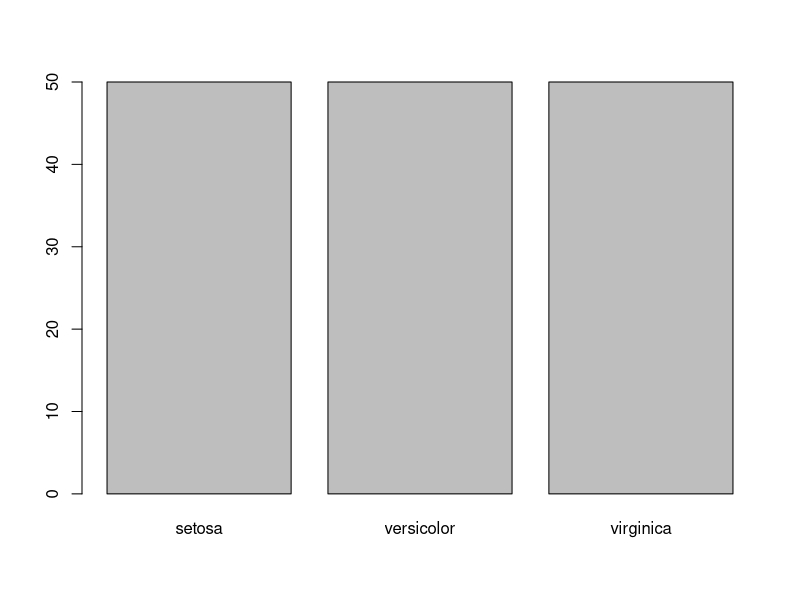
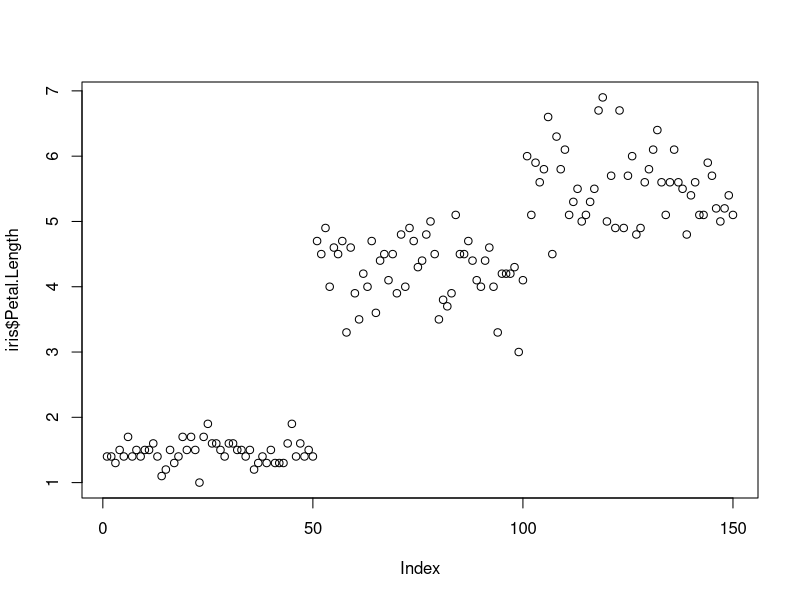
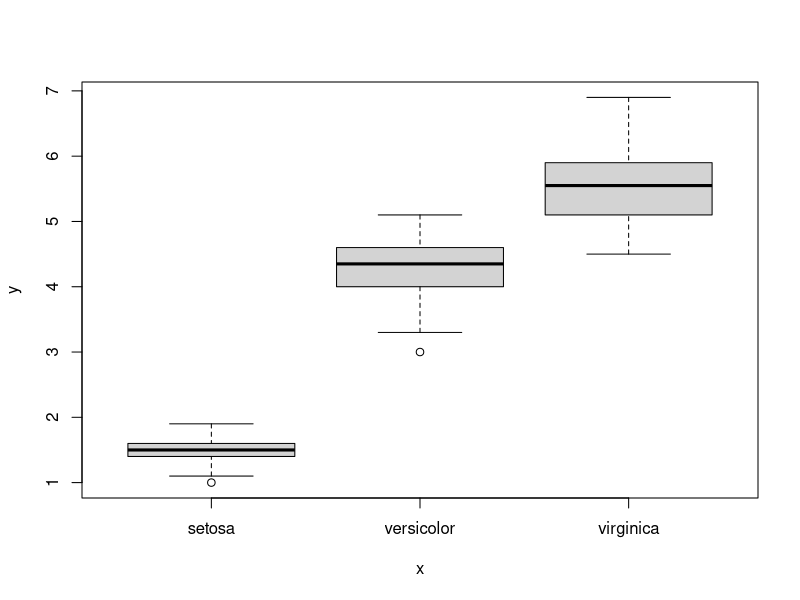
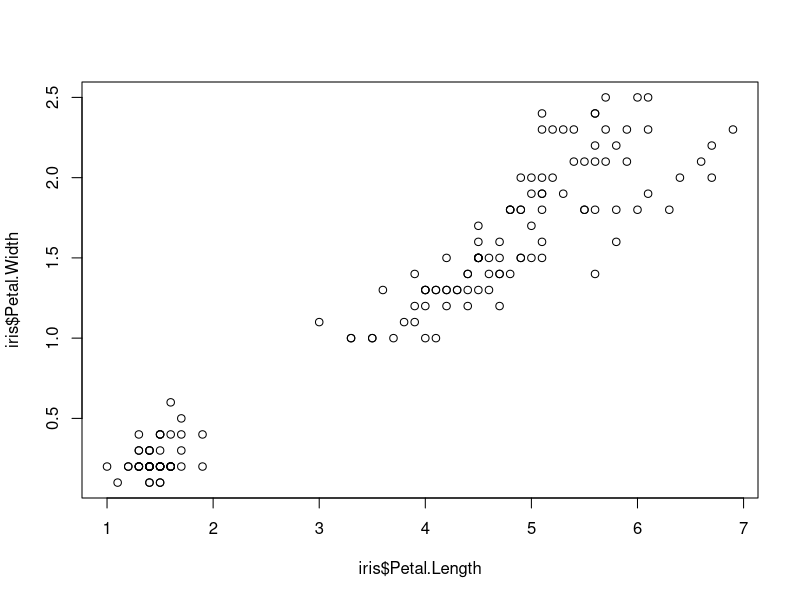
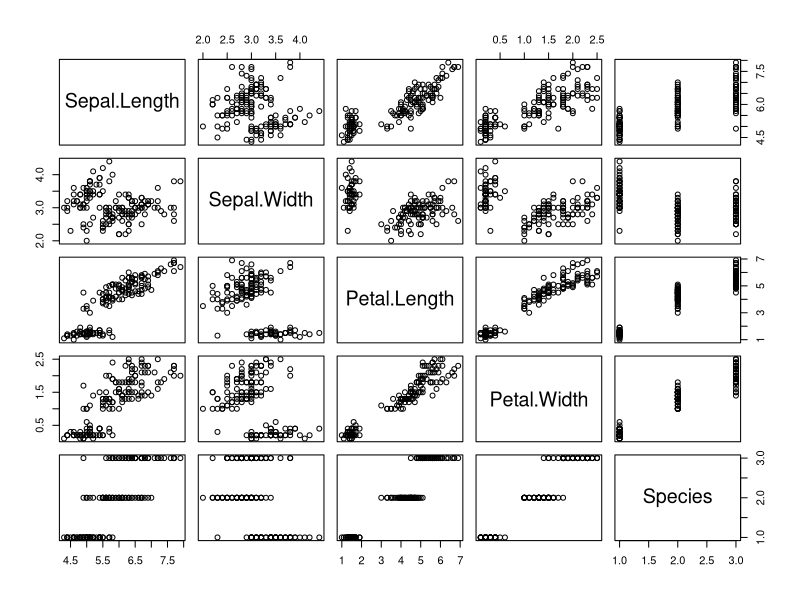
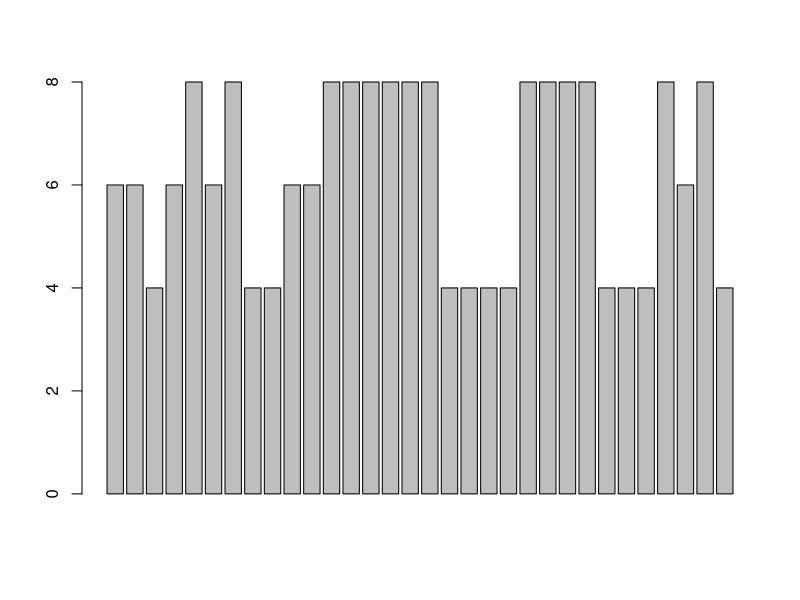
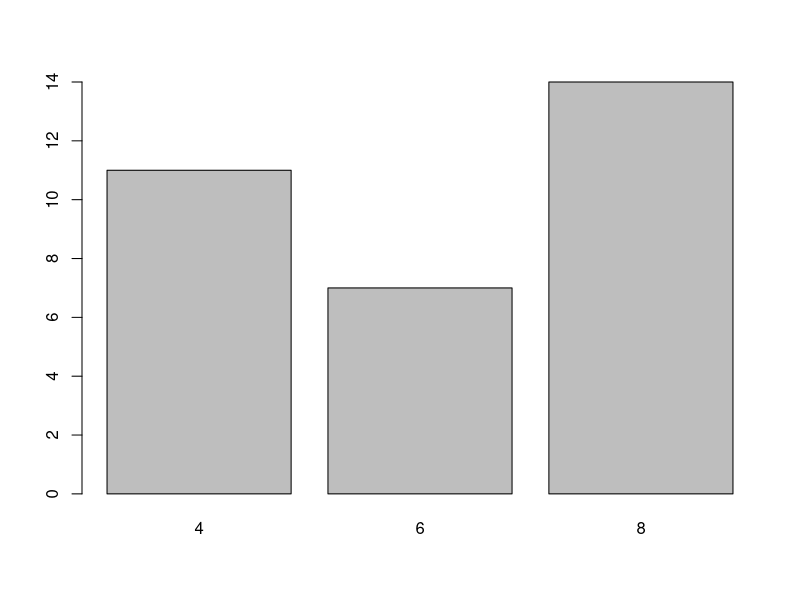
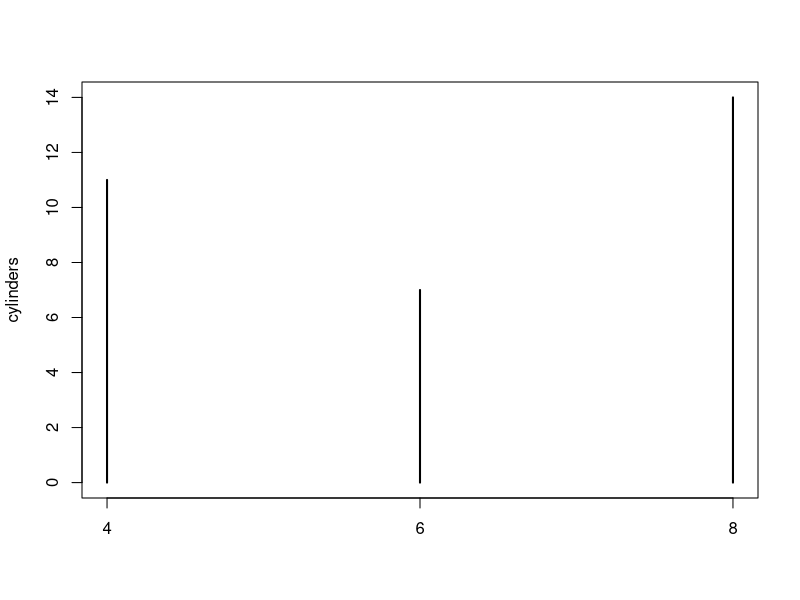

Source code (R) for these figures, in order: (Note: this script raises an error after producing the figures.)
library(datasets)
head(iris)
?plot
plot(iris$Species)
plot(iris$Petal.Length)
plot(iris$Species,iris$Petal.Length)
plot(iris$Petal.Length,iris$Petal.Width)
plot(iris)
head(mtcars)
barplot(mtcars$cyl)
cylinders<- table(mtcars$cyl)
cylinders
barplot(cylinders)
plot(cylinders)
library(datasets)
 head(iris)
 
 hist(iris$Petal.Width [iris$Species == "setosa"],
          xlim = c(0,3),
          breaks = 9,
           main = "Petal Width for Setosa",
           xlab = "",
      col = "red")
 
 hist(mtcars$wt)
 hist(mtcars$mpg)
 plot(mtcars$wt,mtcars$mpg)
 head(lynx)
 summary(iris$Species)
 
 p_load(psych)
 describe(iris$Sepal.Length)
 describe(iris)